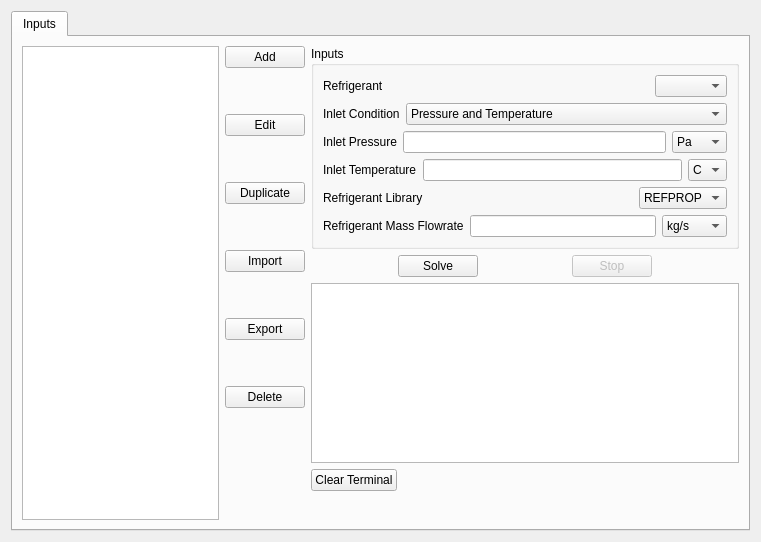
<?xml version="1.0" encoding="UTF-8"?>
<ui version="4.0">
 <class>Form</class>
 <widget class="QWidget" name="Form">
  <property name="geometry">
   <rect>
    <x>0</x>
    <y>0</y>
    <width>761</width>
    <height>542</height>
   </rect>
  </property>
  <property name="windowTitle">
   <string>Line Simulation</string>
  </property>
  <layout class="QVBoxLayout" name="verticalLayout_2">
   <item>
    <widget class="QTabWidget" name="tabWidget">
     <property name="currentIndex">
      <number>0</number>
     </property>
     <widget class="QWidget" name="tab">
      <attribute name="title">
       <string>Inputs</string>
      </attribute>
      <layout class="QHBoxLayout" name="horizontalLayout_8">
       <item>
        <widget class="QListWidget" name="Component_List">
         <property name="focusPolicy">
          <enum>Qt::WheelFocus</enum>
         </property>
         <property name="editTriggers">
          <set>QAbstractItemView::NoEditTriggers</set>
         </property>
         <property name="defaultDropAction">
          <enum>Qt::IgnoreAction</enum>
         </property>
         <property name="verticalScrollMode">
          <enum>QAbstractItemView::ScrollPerItem</enum>
         </property>
        </widget>
       </item>
       <item>
        <layout class="QVBoxLayout" name="verticalLayout_5">
         <item>
          <layout class="QVBoxLayout" name="verticalLayout_4">
           <item>
            <widget class="QPushButton" name="Add_button">
             <property name="text">
              <string>Add</string>
             </property>
            </widget>
           </item>
           <item>
            <spacer name="verticalSpacer_4">
             <property name="orientation">
              <enum>Qt::Vertical</enum>
             </property>
             <property name="sizeHint" stdset="0">
              <size>
               <width>20</width>
               <height>40</height>
              </size>
             </property>
            </spacer>
           </item>
           <item>
            <widget class="QPushButton" name="Edit_button">
             <property name="text">
              <string>Edit</string>
             </property>
            </widget>
           </item>
           <item>
            <spacer name="verticalSpacer">
             <property name="orientation">
              <enum>Qt::Vertical</enum>
             </property>
             <property name="sizeHint" stdset="0">
              <size>
               <width>20</width>
               <height>40</height>
              </size>
             </property>
            </spacer>
           </item>
           <item>
            <widget class="QPushButton" name="Duplicate_button">
             <property name="text">
              <string>Duplicate</string>
             </property>
            </widget>
           </item>
           <item>
            <spacer name="verticalSpacer_3">
             <property name="orientation">
              <enum>Qt::Vertical</enum>
             </property>
             <property name="sizeHint" stdset="0">
              <size>
               <width>20</width>
               <height>40</height>
              </size>
             </property>
            </spacer>
           </item>
           <item>
            <widget class="QPushButton" name="Import_button">
             <property name="text">
              <string>Import</string>
             </property>
            </widget>
           </item>
           <item>
            <spacer name="verticalSpacer_5">
             <property name="orientation">
              <enum>Qt::Vertical</enum>
             </property>
             <property name="sizeHint" stdset="0">
              <size>
               <width>20</width>
               <height>40</height>
              </size>
             </property>
            </spacer>
           </item>
           <item>
            <widget class="QPushButton" name="Export_button">
             <property name="text">
              <string>Export</string>
             </property>
            </widget>
           </item>
           <item>
            <spacer name="verticalSpacer_6">
             <property name="orientation">
              <enum>Qt::Vertical</enum>
             </property>
             <property name="sizeHint" stdset="0">
              <size>
               <width>20</width>
               <height>40</height>
              </size>
             </property>
            </spacer>
           </item>
           <item>
            <widget class="QPushButton" name="Delete_button">
             <property name="text">
              <string>Delete</string>
             </property>
            </widget>
           </item>
           <item>
            <spacer name="verticalSpacer_7">
             <property name="orientation">
              <enum>Qt::Vertical</enum>
             </property>
             <property name="sizeHint" stdset="0">
              <size>
               <width>20</width>
               <height>40</height>
              </size>
             </property>
            </spacer>
           </item>
          </layout>
         </item>
         <item>
          <spacer name="verticalSpacer_8">
           <property name="orientation">
            <enum>Qt::Vertical</enum>
           </property>
           <property name="sizeHint" stdset="0">
            <size>
             <width>20</width>
             <height>40</height>
            </size>
           </property>
          </spacer>
         </item>
        </layout>
       </item>
       <item>
        <layout class="QVBoxLayout" name="verticalLayout_3">
         <item>
          <widget class="QGroupBox" name="groupBox">
           <property name="title">
            <string>Inputs</string>
           </property>
           <layout class="QVBoxLayout" name="verticalLayout">
            <item>
             <layout class="QHBoxLayout" name="horizontalLayout_2">
              <item>
               <widget class="QLabel" name="Refrigerant_label">
                <property name="text">
                 <string>Refrigerant</string>
                </property>
               </widget>
              </item>
              <item>
               <spacer name="horizontalSpacer_4">
                <property name="orientation">
                 <enum>Qt::Horizontal</enum>
                </property>
                <property name="sizeHint" stdset="0">
                 <size>
                  <width>40</width>
                  <height>20</height>
                 </size>
                </property>
               </spacer>
              </item>
              <item>
               <widget class="QComboBox" name="Refrigerant"/>
              </item>
             </layout>
            </item>
            <item>
             <layout class="QHBoxLayout" name="horizontalLayout_4">
              <item>
               <widget class="QLabel" name="Inlet_cond_label">
                <property name="text">
                 <string>Inlet Condition</string>
                </property>
               </widget>
              </item>
              <item>
               <spacer name="horizontalSpacer_7">
                <property name="orientation">
                 <enum>Qt::Horizontal</enum>
                </property>
                <property name="sizeHint" stdset="0">
                 <size>
                  <width>40</width>
                  <height>20</height>
                 </size>
                </property>
               </spacer>
              </item>
              <item>
               <widget class="QComboBox" name="Inlet_cond">
                <item>
                 <property name="text">
                  <string>Pressure and Temperature</string>
                 </property>
                </item>
                <item>
                 <property name="text">
                  <string>Pressure and Quality</string>
                 </property>
                </item>
                <item>
                 <property name="text">
                  <string>Saturation Temperature and Quality</string>
                 </property>
                </item>
                <item>
                 <property name="text">
                  <string>Pressure and Superheat or Subcooling</string>
                 </property>
                </item>
                <item>
                 <property name="text">
                  <string>Saturation Temperature and Superheat or Subcooling</string>
                 </property>
                </item>
               </widget>
              </item>
             </layout>
            </item>
            <item>
             <layout class="QHBoxLayout" name="horizontalLayout_5">
              <item>
               <widget class="QLabel" name="Inlet_cond_1_label">
                <property name="text">
                 <string>Inlet Pressure</string>
                </property>
               </widget>
              </item>
              <item>
               <widget class="QLineEdit" name="Inlet_cond_1"/>
              </item>
              <item>
               <widget class="QComboBox" name="Inlet_cond_1_unit">
                <item>
                 <property name="text">
                  <string>Pa</string>
                 </property>
                </item>
                <item>
                 <property name="text">
                  <string>kPa</string>
                 </property>
                </item>
                <item>
                 <property name="text">
                  <string>MPa</string>
                 </property>
                </item>
                <item>
                 <property name="text">
                  <string>bar</string>
                 </property>
                </item>
                <item>
                 <property name="text">
                  <string>atm</string>
                 </property>
                </item>
                <item>
                 <property name="text">
                  <string>psi</string>
                 </property>
                </item>
               </widget>
              </item>
             </layout>
            </item>
            <item>
             <layout class="QHBoxLayout" name="horizontalLayout_6">
              <item>
               <widget class="QLabel" name="Inlet_cond_2_label">
                <property name="text">
                 <string>Inlet Temperature</string>
                </property>
               </widget>
              </item>
              <item>
               <widget class="QLineEdit" name="Inlet_cond_2"/>
              </item>
              <item>
               <widget class="QComboBox" name="Inlet_cond_2_unit">
                <item>
                 <property name="text">
                  <string>C</string>
                 </property>
                </item>
                <item>
                 <property name="text">
                  <string>K</string>
                 </property>
                </item>
                <item>
                 <property name="text">
                  <string>F</string>
                 </property>
                </item>
               </widget>
              </item>
             </layout>
            </item>
            <item>
             <layout class="QHBoxLayout" name="horizontalLayout_15">
              <item>
               <widget class="QLabel" name="Ref_library_label">
                <property name="text">
                 <string>Refrigerant Library</string>
                </property>
               </widget>
              </item>
              <item>
               <spacer name="horizontalSpacer_13">
                <property name="orientation">
                 <enum>Qt::Horizontal</enum>
                </property>
                <property name="sizeHint" stdset="0">
                 <size>
                  <width>40</width>
                  <height>20</height>
                 </size>
                </property>
               </spacer>
              </item>
              <item>
               <widget class="QComboBox" name="Ref_library">
                <item>
                 <property name="text">
                  <string>REFPROP</string>
                 </property>
                </item>
                <item>
                 <property name="text">
                  <string>HEOS</string>
                 </property>
                </item>
               </widget>
              </item>
             </layout>
            </item>
            <item>
             <layout class="QHBoxLayout" name="horizontalLayout_7">
              <item>
               <widget class="QLabel" name="Ref_mdot_label">
                <property name="text">
                 <string>Refrigerant Mass Flowrate</string>
                </property>
               </widget>
              </item>
              <item>
               <widget class="QLineEdit" name="Ref_mdot">
                <property name="minimumSize">
                 <size>
                  <width>150</width>
                  <height>0</height>
                 </size>
                </property>
               </widget>
              </item>
              <item>
               <widget class="QComboBox" name="Ref_mdot_unit">
                <item>
                 <property name="text">
                  <string>kg/s</string>
                 </property>
                </item>
                <item>
                 <property name="text">
                  <string>kg/min</string>
                 </property>
                </item>
                <item>
                 <property name="text">
                  <string>kg/hr</string>
                 </property>
                </item>
                <item>
                 <property name="text">
                  <string>lb/s</string>
                 </property>
                </item>
                <item>
                 <property name="text">
                  <string>lb/min</string>
                 </property>
                </item>
                <item>
                 <property name="text">
                  <string>lb/hr</string>
                 </property>
                </item>
               </widget>
              </item>
             </layout>
            </item>
           </layout>
          </widget>
         </item>
         <item>
          <layout class="QHBoxLayout" name="horizontalLayout">
           <item>
            <spacer name="horizontalSpacer_2">
             <property name="orientation">
              <enum>Qt::Horizontal</enum>
             </property>
             <property name="sizeHint" stdset="0">
              <size>
               <width>40</width>
               <height>20</height>
              </size>
             </property>
            </spacer>
           </item>
           <item>
            <widget class="QPushButton" name="solve_button">
             <property name="text">
              <string>Solve</string>
             </property>
            </widget>
           </item>
           <item>
            <spacer name="horizontalSpacer">
             <property name="orientation">
              <enum>Qt::Horizontal</enum>
             </property>
             <property name="sizeHint" stdset="0">
              <size>
               <width>40</width>
               <height>20</height>
              </size>
             </property>
            </spacer>
           </item>
           <item>
            <widget class="QPushButton" name="stop_button">
             <property name="enabled">
              <bool>false</bool>
             </property>
             <property name="text">
              <string>Stop</string>
             </property>
            </widget>
           </item>
           <item>
            <spacer name="horizontalSpacer_3">
             <property name="orientation">
              <enum>Qt::Horizontal</enum>
             </property>
             <property name="sizeHint" stdset="0">
              <size>
               <width>40</width>
               <height>20</height>
              </size>
             </property>
            </spacer>
           </item>
          </layout>
         </item>
         <item>
          <widget class="QListWidget" name="Terminal"/>
         </item>
         <item>
          <layout class="QHBoxLayout" name="horizontalLayout_3">
           <item>
            <widget class="QPushButton" name="clear_terminal_button">
             <property name="text">
              <string>Clear Terminal</string>
             </property>
            </widget>
           </item>
           <item>
            <spacer name="horizontalSpacer_8">
             <property name="orientation">
              <enum>Qt::Horizontal</enum>
             </property>
             <property name="sizeHint" stdset="0">
              <size>
               <width>40</width>
               <height>20</height>
              </size>
             </property>
            </spacer>
           </item>
          </layout>
         </item>
         <item>
          <spacer name="verticalSpacer_2">
           <property name="orientation">
            <enum>Qt::Vertical</enum>
           </property>
           <property name="sizeHint" stdset="0">
            <size>
             <width>20</width>
             <height>40</height>
            </size>
           </property>
          </spacer>
         </item>
        </layout>
       </item>
      </layout>
     </widget>
    </widget>
   </item>
  </layout>
 </widget>
 <resources/>
 <connections/>
</ui>
